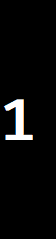
//> input picture minEnclosingCircle/minEnclosingCircle/1.jpg, 56 x 239 px
$ ./main   (built with g++ and OpenCV 4)
//> lines starting //> are read from the running program, lines starting //| are printed output that depends on the picture; after the words box and inside, x2 and y2 are one past the last pixel; in counts of white or black regions, pixels touching at a corner belong together
#include "opencv2/opencv.hpp"
#include <iostream>
#include <vector>
#include <stdio.h>

using namespace std;
using namespace cv;


void main()
{
	// [131 lines of commented-out code are left out]
	Mat srcImg = imread("1.jpg");//读取模板图像
//> srcImg is the input picture: 239 rows x 56 cols, CV_8UC3; mean B, G, R 9.5, 9.5, 9.5
	imshow("source", srcImg);
	cvtColor(srcImg, srcImg, CV_BGR2GRAY);
//> srcImg: 239 rows x 56 cols, CV_8UC1
	threshold(srcImg, srcImg, 100, 255,CV_THRESH_BINARY);//去除一些不需要的边缘
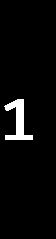
//> srcImg: 239 rows x 56 cols, CV_8UC1; 3.8% white; 1 white region
	vector<vector<Point>> contours;
	vector<Vec4i> hierarcy;
	findContours(srcImg, contours, hierarcy, CV_RETR_EXTERNAL, CHAIN_APPROX_NONE);
//> contours = 1 contour; box (x1, y1, x2, y2) and area: (4, 99, 33, 140) 426

	Mat srcImg2 = imread("2.jpg");//读取待测试图像
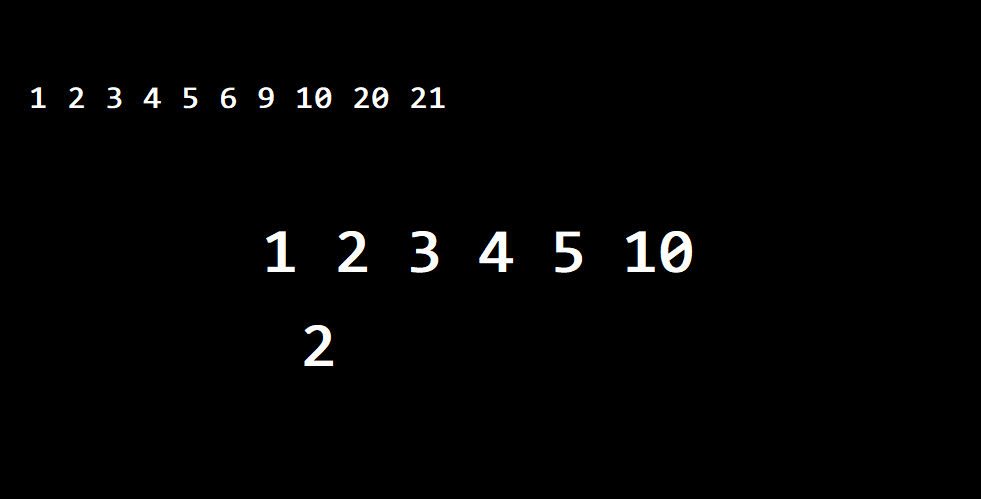
//> input picture minEnclosingCircle/minEnclosingCircle/2.jpg, 981 x 499 px
//> srcImg2 is the input picture: 499 rows x 981 cols, CV_8UC3; mean B, G, R 3.4, 3.4, 3.4
	Mat dstImg = srcImg2.clone();
	imshow("dst", srcImg2);
	cvtColor(srcImg2, srcImg2, CV_BGR2GRAY);
//> srcImg2: 499 rows x 981 cols, CV_8UC1
	threshold(srcImg2, srcImg2, 100, 255,CV_THRESH_BINARY);//去除一些不需要的边缘
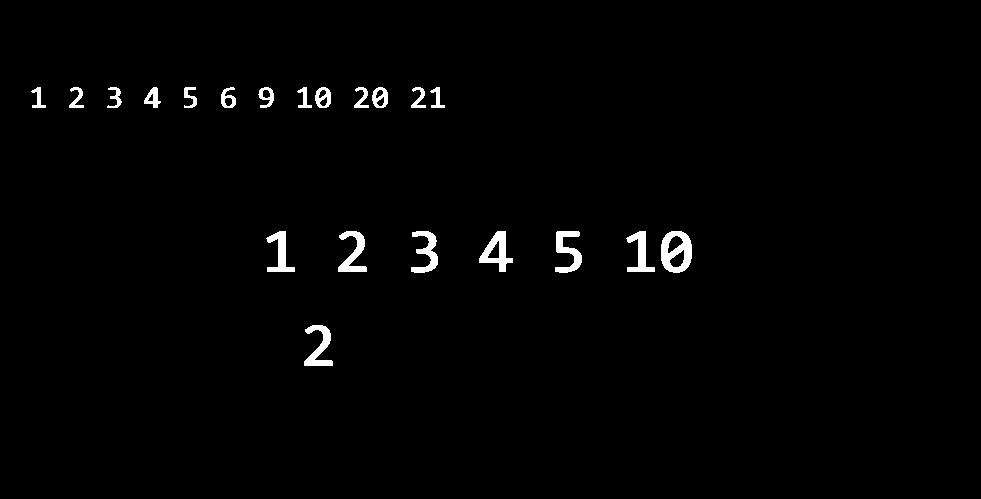
//> srcImg2: 499 rows x 981 cols, CV_8UC1; 1.4% white; 21 white regions
	vector<vector<Point>> contours2;
	vector<Vec4i> hierarcy2;
	findContours(srcImg2, contours2, hierarcy2, CV_RETR_EXTERNAL, CHAIN_APPROX_NONE);
//> contours2 = 21 contours; largest, box (x1, y1, x2, y2) and area: (661, 231, 692, 273) 1046, (479, 231, 513, 272) 654, (555, 231, 582, 273) 480, (304, 325, 333, 366) 472, (338, 231, 367, 272) 472

	while (1)
	{
		for (int i = 0;i < contours2.size();i++)
		{
			double matchRate = matchShapes(contours[0], contours2[i], CV_CONTOURS_MATCH_I1, 0.0);
			cout << "index=" << i << "----" << setiosflags(ios::fixed) << matchRate << endl;//setiosflags限定为浮点输出
			if (matchRate <= 0.1)
			{
				drawContours(dstImg, contours2, i, Scalar(0, 255, 0), 2, 8);
			}
			imshow("dst", dstImg);
			char key=waitKey();
			if (key == 27)
				break;
		}
//> this loop made 21 passes; the space key is pressed
//> matchRate on passes 1 to 12: 0.463, 2.6, 6.96e-11, 0.427, 2.49, 0.614, 0.463, 5.76e-12, 0.892, 0.852, 2.6, 0.852
//| index=0----0.463298
//| index=1----2.596882
//| index=2----0.000000
//| index=3----0.427219
//| index=4----2.485035
//| index=5----0.613580
//| index=6----0.463298
//| index=7----0.000000
//> (output is shown up to pass 8 of 21)
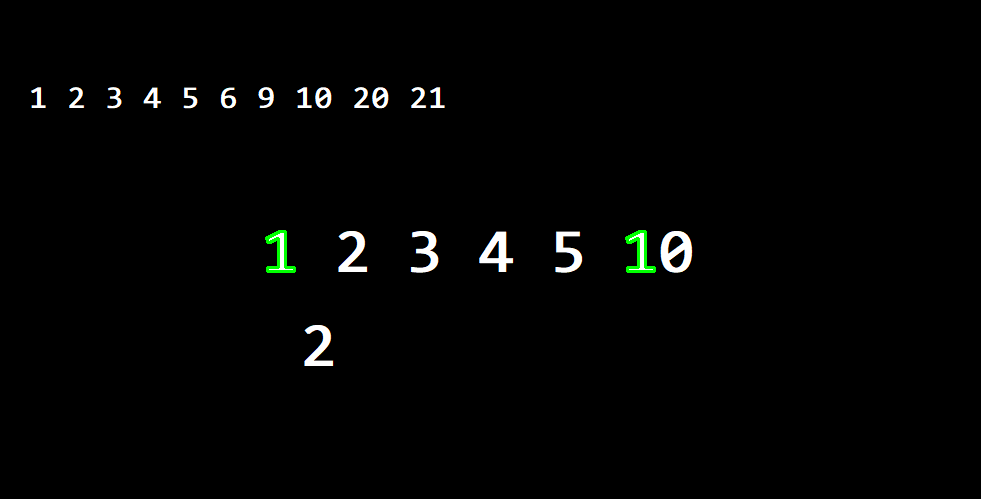
//> dstImg: 499 rows x 981 cols, CV_8UC3; 0.19% of pixels changed, all inside (x1, y1, x2, y2) = (265, 230, 656, 273)
		break;
	}
	waitKey(0);
}
